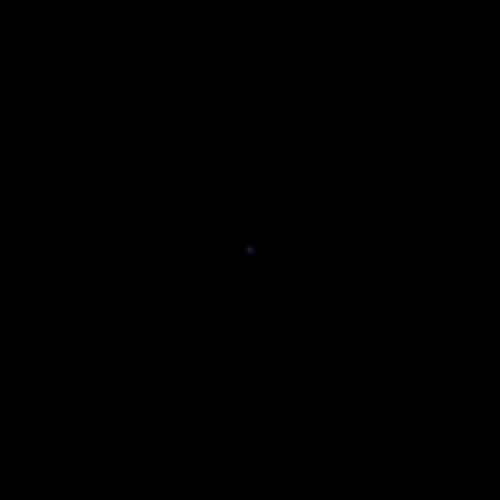
Frame 1 (no input)
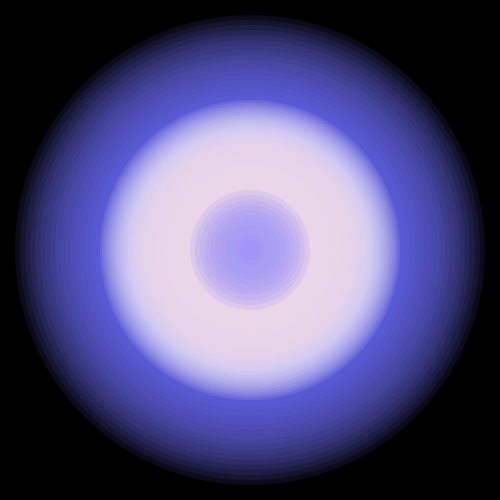
Frame 60 (the mouse pressed at the canvas centre just before this capture)
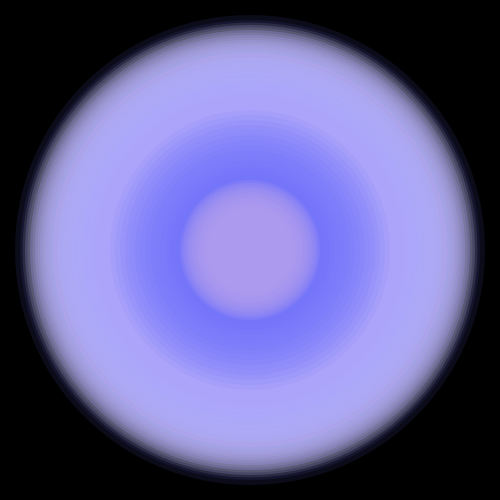
Frame 120 (the mouse held since frame 60 and released just before this capture)

The Processing sketch that drew these frames (run headless with seeded random() and noise(); from frame 60 on, the mouse is pressed at the canvas centre):

// Processing sketch: processing_20647
// ── processing_20647.pde


float radius = 0.0;
float radius2 = 0.0;

float color1 = 122;
float color2 = 0;

int threshold = 10;
float prevMillis = 0.0;
float radiusLimit = 500;

void setup(){
  size(500, 500);
  background(0);
  fill(0);
  smooth();
  noStroke();
  
}

void draw(){
  
  if(radius2 == 0 || radius == 0){
    
    radiusLimit -= 20;
    
    color1 = random(255);
    color2 = random(255);
  }
  
  if(millis() - prevMillis >= threshold){
        
    
    
    prevMillis = millis();
    radius += 5;
    radius %= radiusLimit;
    
    //fill(radius, color1, 0);
    fill(color1 * radius, color1, color1, 25);
    
    ellipse(width/2, height/2, radius, radius);
  }
  
  radius2 += 10;
  radius2 %= radiusLimit;
  
  
  
  color2 += 1;
  //fill(radius2, color2, 0);
  fill(color2, color2, color2 * radius2, 25);
    
  ellipse(width/2, height/2, radius2, radius2);
  
  if(radiusLimit <= 0) {
    println("reset");
    radius = 0;
    radius2 = 0;
    radiusLimit = 500;
  }
}
